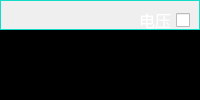
         <widget class="QWidget" name="ES_wave_tab">
          <attribute name="title">
           <string>输入波形</string>
          </attribute>
          <layout class="QGridLayout" name="gridLayout_28">
           <property name="margin">
            <number>0</number>
           </property>
           <property name="spacing">
            <number>0</number>
           </property>
           <item row="0" column="0">
            <widget class="QFrame" name="ES_wave_Frame">
             <property name="sizePolicy">
              <sizepolicy hsizetype="Expanding" vsizetype="Minimum">
               <horstretch>0</horstretch>
               <verstretch>0</verstretch>
              </sizepolicy>
             </property>
             <property name="maximumSize">
              <size>
               <width>16777215</width>
               <height>30</height>
              </size>
             </property>
             <property name="font">
              <font>
               <family>Kalinga</family>
               <pointsize>12</pointsize>
              </font>
             </property>
             <property name="styleSheet">
              <string notr="true">#ES_wave_Frame
{
 border: 1px solid rgb(18, 220, 200);
    background: qlineargradient(spread:reflect,
        x1:0, y1:0, x2:1, y2:0,
        stop:0 rgba(7, 85, 75, 255),
        stop:1 rgba(18, 220, 200, 255));
}



</string>
             </property>
             <property name="frameShape">
              <enum>QFrame::StyledPanel</enum>
             </property>
             <property name="frameShadow">
              <enum>QFrame::Raised</enum>
             </property>
             <layout class="QGridLayout" name="gridLayout_13">
              <item row="0" column="1">
               <widget class="QCheckBox" name="ES_wave_CkBox">
                <property name="sizePolicy">
                 <sizepolicy hsizetype="Minimum" vsizetype="Minimum">
                  <horstretch>0</horstretch>
                  <verstretch>0</verstretch>
                 </sizepolicy>
                </property>
                <property name="minimumSize">
                 <size>
                  <width>0</width>
                  <height>20</height>
                 </size>
                </property>
                <property name="maximumSize">
                 <size>
                  <width>16777215</width>
                  <height>20</height>
                 </size>
                </property>
                <property name="font">
                 <font>
                  <family>Kalinga</family>
                  <pointsize>12</pointsize>
                 </font>
                </property>
                <property name="layoutDirection">
                 <enum>Qt::RightToLeft</enum>
                </property>
                <property name="styleSheet">
                 <string notr="true">color: rgb(255, 255, 255);</string>
                </property>
                <property name="text">
                 <string>电压</string>
                </property>
               </widget>
              </item>
              <item row="0" column="0">
               <spacer name="ES_wave_HlSpacer">
                <property name="font">
                 <font>
                  <family>Kalinga</family>
                  <pointsize>12</pointsize>
                 </font>
                </property>
                <property name="orientation">
                 <enum>Qt::Horizontal</enum>
                </property>
                <property name="sizeHint" stdset="0">
                 <size>
                  <width>40</width>
                  <height>20</height>
                 </size>
                </property>
               </spacer>
              </item>
             </layout>
            </widget>
           </item>
           <item row="1" column="0">
            <widget class="QwtPlot" name="ES_wave_QwtPlot">
             <property name="sizePolicy">
              <sizepolicy hsizetype="Expanding" vsizetype="Preferred">
               <horstretch>0</horstretch>
               <verstretch>0</verstretch>
              </sizepolicy>
             </property>
             <property name="minimumSize">
              <size>
               <width>0</width>
               <height>0</height>
              </size>
             </property>
             <property name="font">
              <font>
               <family>Kalinga</family>
              </font>
             </property>
             <property name="styleSheet">
              <string notr="true">color: rgb(0, 170, 255);
background-color: rgb(0, 0, 0);</string>
             </property>
            </widget>
           </item>
          </layout>
         </widget>
